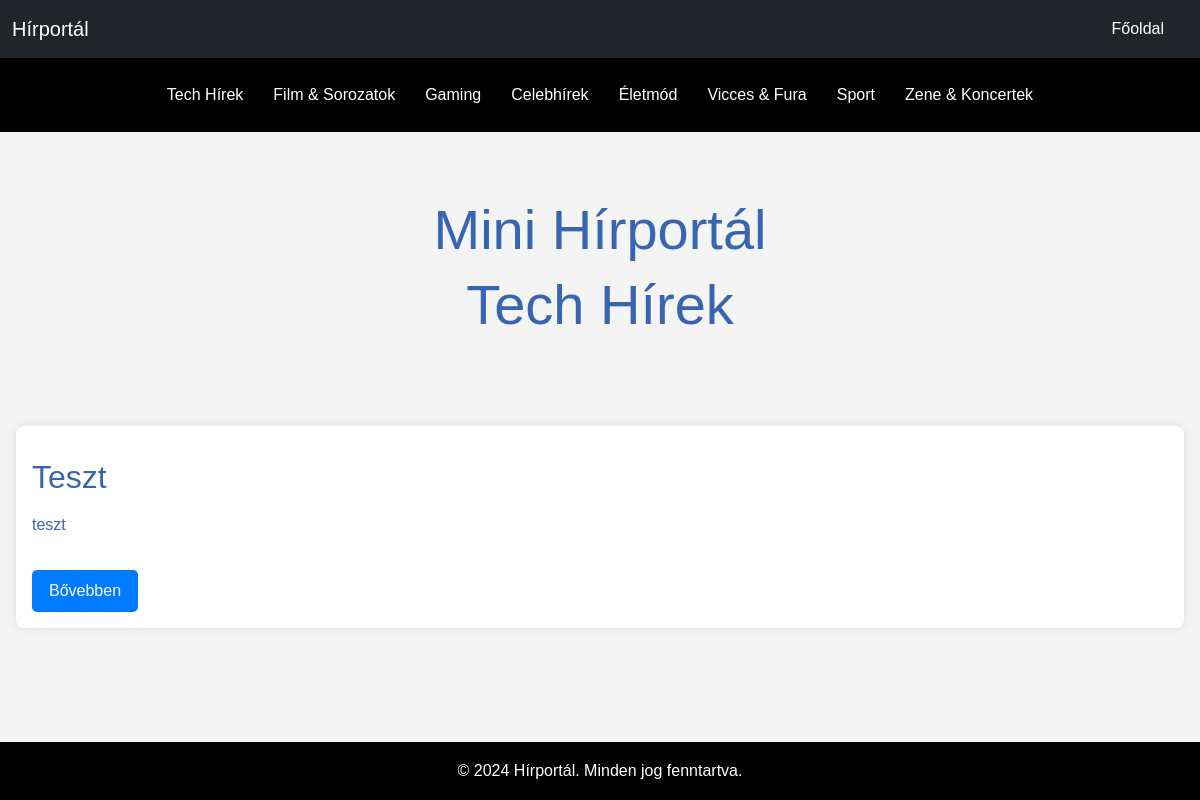
The page /?category=2 on the database as committed earlier.
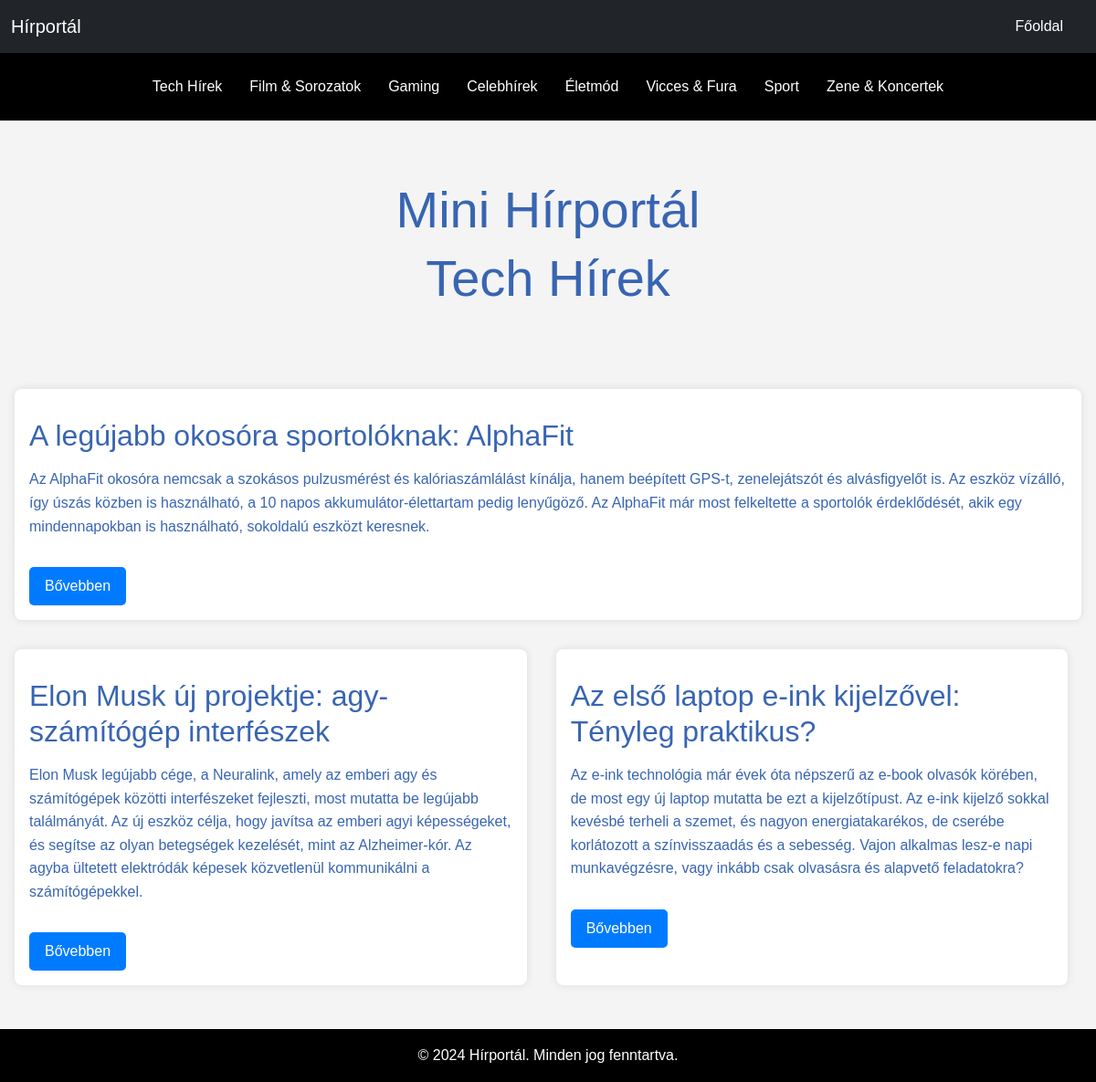
The same page on the database as committed later.
### models.py (models this page shows, shortened)
class Menus(db.Model):
    id = db.Column(db.Integer,primary_key=True)
    name = db.Column(db.String(255),nullable=False)
    url = db.Column(db.String(255),nullable=False)

class News(db.Model):
    id = db.Column(db.Integer,primary_key=True)
    title = db.Column(db.String(255),nullable=False)
    content = db.Column(db.Text,nullable=False)
    author = db.Column(db.String(255),nullable=False)
    timestamp = db.Column(db.DateTime, default=datetime.now())
    category = db.Column(db.Integer ,db.ForeignKey("categories.id"))

### scripts/routes.py (the view)
@app.route('/')
def index():
    category = request.args.get('category')
    categories = Categories.query.all()
    category_id=[]
    if category:
        news = News.query.filter_by(category=category).all()
    else:
        news = News.query.all()
    urls = Menus.query.all()
    return render_template('index.html',urls=urls,news=news,categories=categories,category_id=category_id)

### scripts/templates/index.html
{% include 'header.html' %}
      <section class="text-center py-5">
        <div class="container">
          <h1 class="display-4">Mini Hírportál</h1>
          <h2 class="display-4 subtitle">Mini Hírportál</h2>
        </div>
      </section>
    <section class="main-news">
      <article class="news-item">
        {% if news %}
        <h2>{{news[0].title}}</h2>
        <p>{{news[0].content}}</p>
        <button class="btn read-more">Bővebben</button>
        {%else%}
        <h2>Nincs feltöltve hír</h2>
        <p>Nincs feltöltve hír</p>
        {%endif%}
      </article>
    </section>
    <section class="other-news">
      {% for new in news[1:]%}
      <article class="news-item">
        <h2>{{new.title}}</h2>
        <p class="news-content">{{new.content}}</p>
        <button class="btn read-more">Bővebben</button>
      </article>
    {%endfor%}
    </section>
{% include 'footer.html' %}

### scripts/templates/header.html (shortened to what this page needs)
<!DOCTYPE html>
<html lang="en">
<head>
    <link href="https://cdn.jsdelivr.net/npm/bootstrap@5.3.0/dist/css/bootstrap.min.css" rel="stylesheet">
    <link href="{{url_for('static',filename='css/style.css')}}" rel="stylesheet">
</head>
<body>
  <nav class="navbar navbar-expand-lg bg-dark">
    <div class="container-fluid">
      <a class="navbar-brand" href="/">Hírportál</a>
      <div class="collapse navbar-collapse" id="navbarNav">
        <ul class="navbar-nav ms-auto">
          {% for menu in urls %}
            {% if menu.name == "Főoldal" %}
              <li class="nav-item">
                  <a class="nav-link" href="{{menu.url}}">{{menu.name}}</a>
              </li>
            {% endif %}
          {% endfor %}
        </ul>
      </div>
    </div>
  </nav>
  <div class="container-fluid category-fluid">
    <div class="container">
      <div class="row">
        <div class="col-12">
          <div class="category-box">
            <ul class="category-row">
              {% for menu in urls %}
              {% if menu.name != "Főoldal" %}
                <li class="category-item">
                    <a class="nav-link" href="/?category={{menu.url}}">{{menu.name}}</a>
                </li>
              {% endif %}
            {% endfor %}
            </ul>
          </div>
        </div>
      </div>
    </div>
  </div>
  <main>

Rows that differ between the two databases and show on the page:
removed News: title "Teszt", content "teszt"
added News: title "A legújabb okosóra sportolóknak: AlphaFit", content "Az AlphaFit okosóra nemcsak a szokásos pulzusmérést és kalóriaszámlálást kínálja, hanem beépített GPS-t, zenelejátszót és alvásfigyelőt is. Az eszköz vízálló, így úszás közben is használható, a 10 napos akkumulátor-élettartam pedig lenyűgöző. Az AlphaFit már most felkeltette a sportolók érdeklődését, akik egy mindennapokban is használható, sokoldalú eszközt keresnek."
added News: title "Elon Musk új projektje: agy-számítógép interfészek", content "Elon Musk legújabb cége, a Neuralink, amely az emberi agy és számítógépek közötti interfészeket fejleszti, most mutatta be legújabb találmányát. Az új eszköz célja, hogy javítsa az emberi agyi képességeket, és segítse az olyan betegségek kezelését, mint az Alzheimer-kór. Az agyba ültetett elektródák képesek közvetlenül kommunikálni a számítógépekkel."
added News: title "Az első laptop e-ink kijelzővel: Tényleg praktikus?", content "Az e-ink technológia már évek óta népszerű az e-book olvasók körében, de most egy új laptop mutatta be ezt a kijelzőtípust. Az e-ink kijelző sokkal kevésbé terheli a szemet, és nagyon energiatakarékos, de cserébe korlátozott a színvisszaadás és a sebesség. Vajon alkalmas lesz-e napi munkavégzésre, vagy inkább csak olvasásra és alapvető feladatokra?"
